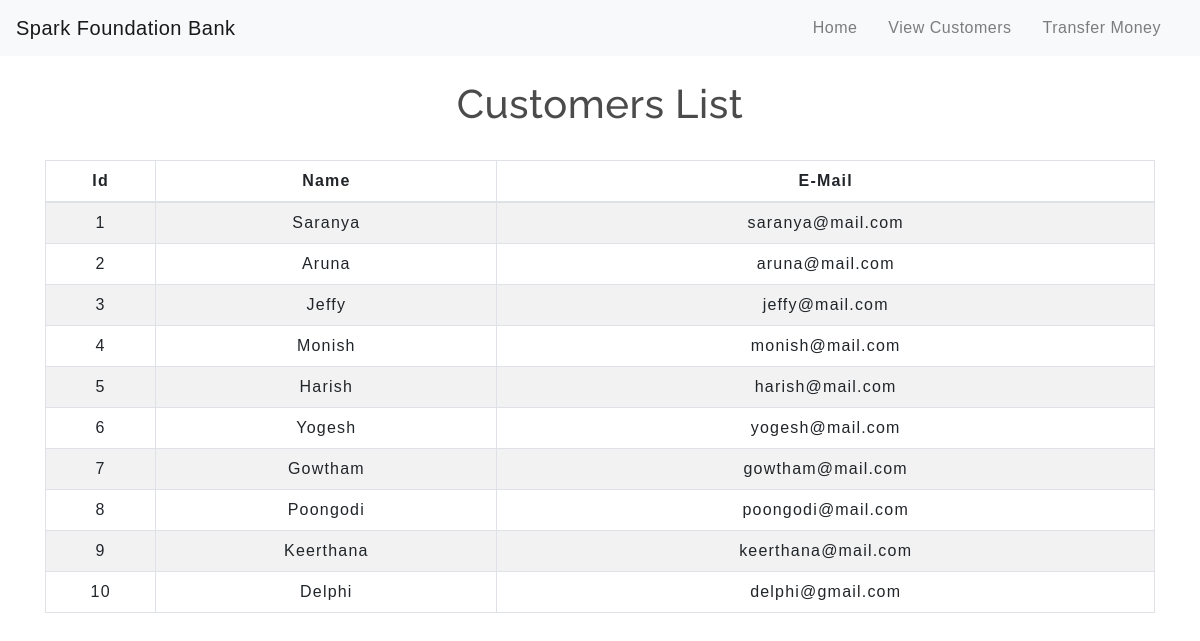
Screenshot of /viewallcustomers.php with the database file from the repository.
### tables this page shows
CREATE TABLE `users` (
  `id` int(3) NOT NULL,
  `name` text NOT NULL,
  `email` varchar(30) NOT NULL,
  `balance` int(8) NOT NULL
);

### viewallcustomers.php (the view, shortened to what this page needs)
<!DOCTYPE html>
<html lang="en">
<head>
    <link rel="stylesheet" href="https://maxcdn.bootstrapcdn.com/bootstrap/4.0.0/css/bootstrap.min.css">
    <link rel="stylesheet" type="text/css" href="css/table.css">
    <link rel="stylesheet" type="text/css" href="css/navbar.css">
</head>
<body>
<?php
    include 'config.php';
    $sql = "SELECT * FROM users";
    $result = mysqli_query($conn,$sql);
?>
      <nav class="navbar navbar-expand-md navbar-light bg-light">
      <a class="navbar-brand" href="index.php">Spark Foundation Bank</a>
      <div class="collapse navbar-collapse" id="collapsibleNavbar">
            <ul class="navbar-nav ml-auto">
              <li class="nav-item">
                <a class="nav-link" href="index.php">Home</a>
              </li>
			  <li class="nav-item">
                <a class="nav-link" href="viewallcustomers.php">View Customers</a>
              </li>
              <li class="nav-item">
                <a class="nav-link" href="transfermoney.php">Transfer Money</a>
              </li>
          </div>
       </nav>
<div class="container">
        <h2 class="text-center pt-4">Customers List</h2>
        <br>
            <div class="row">
                <div class="col">
                    <div class="table-responsive-sm">
                    <table class="table table-hover table-sm table-striped table-condensed table-bordered">
                        <thead>
                            <tr>
                            <th scope="col" class="text-center py-2">Id</th>
                            <th scope="col" class="text-center py-2">Name</th>
                            <th scope="col" class="text-center py-2">E-Mail</th>
                            </tr>
                        </thead>
                        <tbody>
                <?php
                    while($rows=mysqli_fetch_assoc($result)){
                ?>
                    <tr>
                        <td class="py-2"><?php echo $rows['id'] ?></td>
                        <td class="py-2"><?php echo $rows['name']?></td>
                        <td class="py-2"><?php echo $rows['email']?></td>
                    </tr>
                <?php
                    }
                ?>
                        </tbody>
                    </table>
                    </div>
                </div>
            </div>
         </div>
</body>
</html>

### css/table.css (style rules this page uses)
* { padding: 0; margin: 0; box-sizing: border-box; font-family: sans-serif; }
h2 { font-size: 40px; }
table { letter-spacing: 1.2px; }
td { text-align: center; }

### css/navbar.css (style rules this page uses)
.nav-link { margin-right: 15px; color:#2F363F; letter-spacing: 0.5px; transition: 0.5s; }
.navbar-brand { color: #4C4B4B; letter-spacing: 0.5px; }
h2 { color: #4C4B4B; letter-spacing: 0.5px; font-family: raleway; }

### rows the page displays
users: id "1", name "Saranya", email "saranya@mail.com"
users: id "2", name "Aruna", email "aruna@mail.com"
users: id "3", name "Jeffy", email "jeffy@mail.com"
users: id "4", name "Monish", email "monish@mail.com"
users: id "5", name "Harish", email "harish@mail.com"
users: id "6", name "Yogesh", email "yogesh@mail.com"
users: id "7", name "Gowtham", email "gowtham@mail.com"
users: id "8", name "Poongodi", email "poongodi@mail.com"
users: id "9", name "Keerthana", email "keerthana@mail.com"
users: id "10", name "Delphi", email "delphi@gmail.com"
